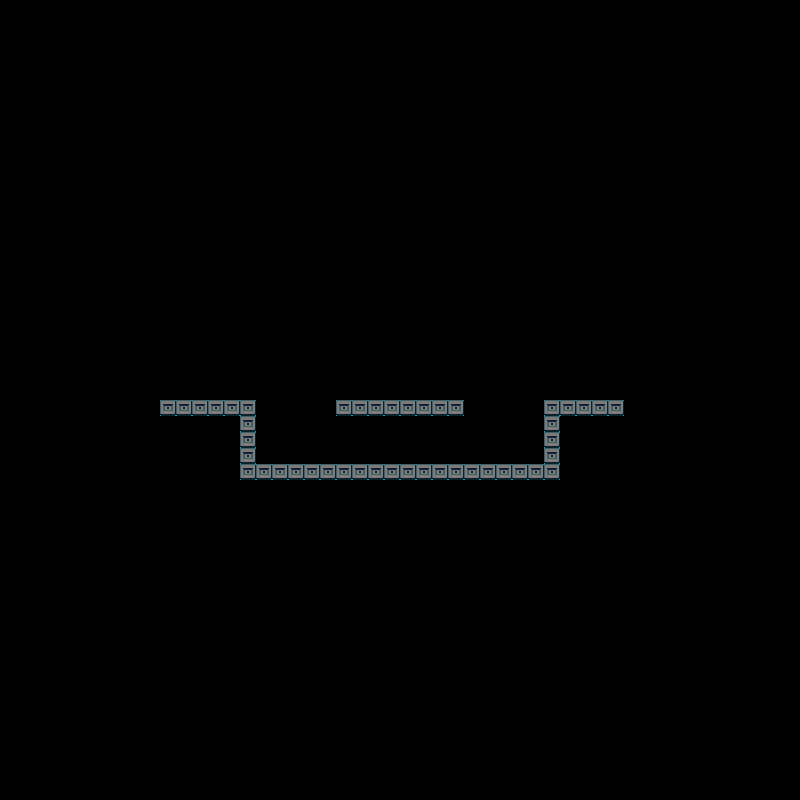

A level layout from a 2D game, rendered from its tile map. Below: a short description, then the map file with tile-grid data replaced by summaries:
An orthogonal 50x50 tile map with 16x16 px tiles, 1 tile layer (layer) and 1 object (Item).

<map version="1.2" tiledversion="1.2.3" orientation="orthogonal" renderorder="right-down" width="50" height="50" tilewidth="16" tileheight="16" infinite="0" nextlayerid="4" nextobjectid="6">
 <tileset firstgid="1" source="arne_sprites.tsx" />
 <layer id="3" name="layer" width="50" height="50">
  <data>[2500 cells, 45 non-empty, 1 distinct tile ids]</data>
 </layer>
 <objectgroup id="2" name="ObjectsLayer">
  <object id="5" name="Key" type="Item" gid="87" x="390" y="381" width="16" height="16" />
 </objectgroup>
</map>
